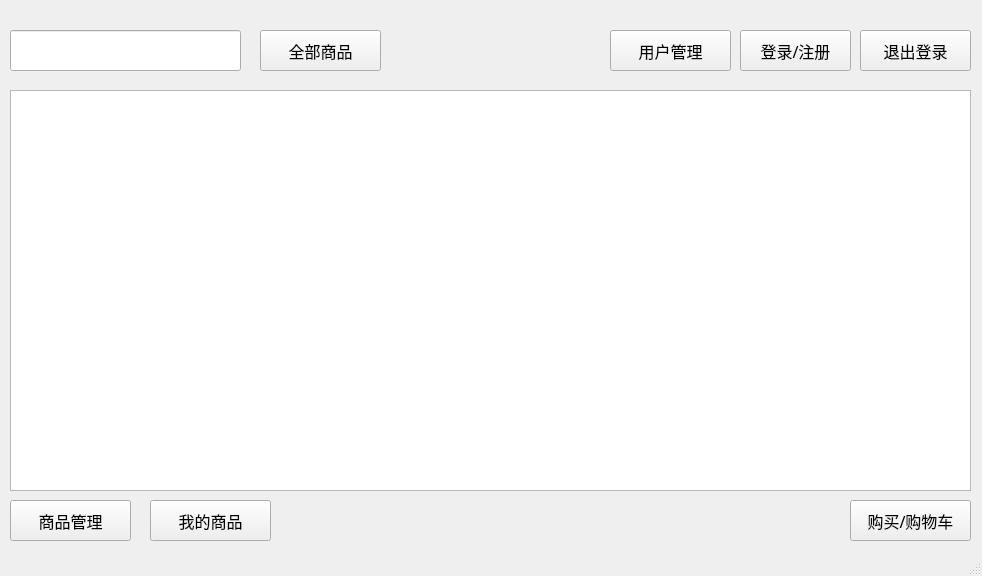
<?xml version="1.0" encoding="UTF-8"?>
<ui version="4.0">
 <class>MainWindow</class>
 <widget class="QMainWindow" name="MainWindow">
  <property name="enabled">
   <bool>true</bool>
  </property>
  <property name="geometry">
   <rect>
    <x>0</x>
    <y>0</y>
    <width>982</width>
    <height>576</height>
   </rect>
  </property>
  <property name="mouseTracking">
   <bool>false</bool>
  </property>
  <property name="windowTitle">
   <string>MainWindow</string>
  </property>
  <widget class="QWidget" name="centralwidget">
   <widget class="QPushButton" name="loginButton">
    <property name="geometry">
     <rect>
      <x>740</x>
      <y>30</y>
      <width>111</width>
      <height>41</height>
     </rect>
    </property>
    <property name="font">
     <font>
      <family>等线 Light</family>
      <pointsize>12</pointsize>
     </font>
    </property>
    <property name="text">
     <string>登录/注册</string>
    </property>
   </widget>
   <widget class="QPushButton" name="userButton">
    <property name="geometry">
     <rect>
      <x>610</x>
      <y>30</y>
      <width>121</width>
      <height>41</height>
     </rect>
    </property>
    <property name="font">
     <font>
      <family>等线 Light</family>
      <pointsize>12</pointsize>
     </font>
    </property>
    <property name="text">
     <string>用户管理</string>
    </property>
   </widget>
   <widget class="QPushButton" name="logoutButton">
    <property name="geometry">
     <rect>
      <x>860</x>
      <y>30</y>
      <width>111</width>
      <height>41</height>
     </rect>
    </property>
    <property name="font">
     <font>
      <family>等线 Light</family>
      <pointsize>12</pointsize>
     </font>
    </property>
    <property name="text">
     <string>退出登录</string>
    </property>
   </widget>
   <widget class="QTableView" name="tableView">
    <property name="geometry">
     <rect>
      <x>10</x>
      <y>90</y>
      <width>961</width>
      <height>401</height>
     </rect>
    </property>
    <property name="font">
     <font>
      <family>等线 Light</family>
      <pointsize>12</pointsize>
     </font>
    </property>
   </widget>
   <widget class="QLineEdit" name="findNameText">
    <property name="geometry">
     <rect>
      <x>10</x>
      <y>30</y>
      <width>231</width>
      <height>41</height>
     </rect>
    </property>
    <property name="font">
     <font>
      <family>等线 Light</family>
      <pointsize>12</pointsize>
     </font>
    </property>
   </widget>
   <widget class="QPushButton" name="commodityButton">
    <property name="geometry">
     <rect>
      <x>10</x>
      <y>500</y>
      <width>121</width>
      <height>41</height>
     </rect>
    </property>
    <property name="font">
     <font>
      <family>等线 Light</family>
      <pointsize>12</pointsize>
     </font>
    </property>
    <property name="text">
     <string>商品管理</string>
    </property>
   </widget>
   <widget class="QPushButton" name="mineButton">
    <property name="geometry">
     <rect>
      <x>150</x>
      <y>500</y>
      <width>121</width>
      <height>41</height>
     </rect>
    </property>
    <property name="font">
     <font>
      <family>等线 Light</family>
      <pointsize>12</pointsize>
     </font>
    </property>
    <property name="text">
     <string>我的商品</string>
    </property>
   </widget>
   <widget class="QPushButton" name="allButton">
    <property name="geometry">
     <rect>
      <x>260</x>
      <y>30</y>
      <width>121</width>
      <height>41</height>
     </rect>
    </property>
    <property name="font">
     <font>
      <family>等线 Light</family>
      <pointsize>12</pointsize>
     </font>
    </property>
    <property name="text">
     <string>全部商品</string>
    </property>
   </widget>
   <widget class="QPushButton" name="buyButton">
    <property name="geometry">
     <rect>
      <x>850</x>
      <y>500</y>
      <width>121</width>
      <height>41</height>
     </rect>
    </property>
    <property name="font">
     <font>
      <family>等线 Light</family>
      <pointsize>12</pointsize>
     </font>
    </property>
    <property name="text">
     <string>购买/购物车</string>
    </property>
   </widget>
  </widget>
  <widget class="QStatusBar" name="statusbar"/>
 </widget>
 <resources/>
 <connections/>
</ui>
